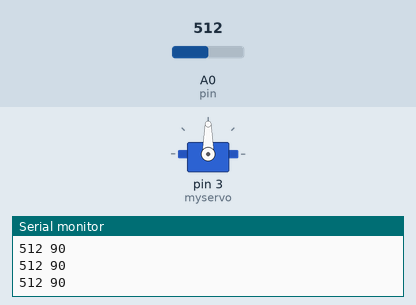
Bench run of a sketch on a simulated Arduino Uno, built with avr-gcc and run on an emulated ATmega328P. On the bench: servo, the last lines printed to the serial monitor. Inputs (shaded band) come from the test bench; at power-on: A0 (pin) = 512.

Above: at 1.2 s.
1.3 s: A0 (pin) set to 716
At 2.5 s:
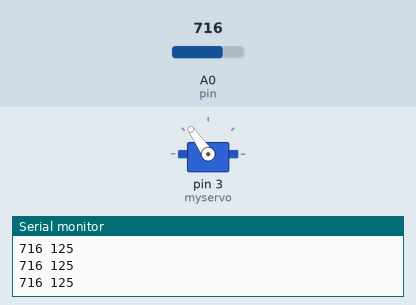
2.9 s: A0 (pin) set to 900
At 3.9 s:
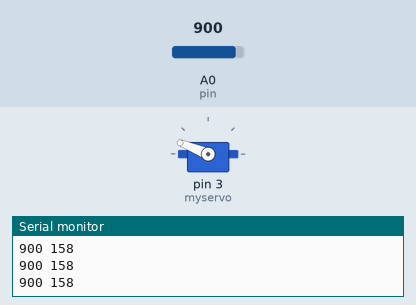
4.5 s: A0 (pin) set to 1023
At 5.3 s:
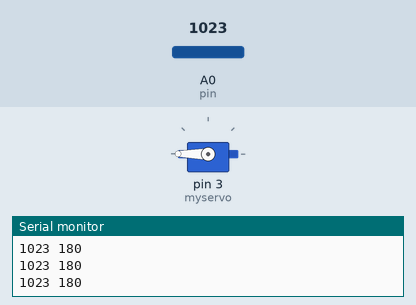
6.1 s: A0 (pin) set to 306
At 6.7 s:
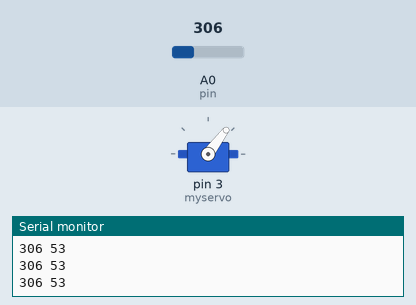
7.7 s: A0 (pin) set to 122
At 9.0 s:
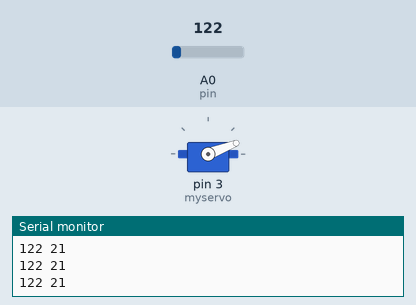
9.3 s: A0 (pin) set to 0
At 10.6 s:
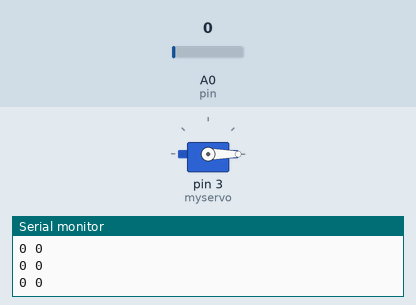
Timing chart, 0 to 11.9 s (numbered marks = the images above; inputs shaded):
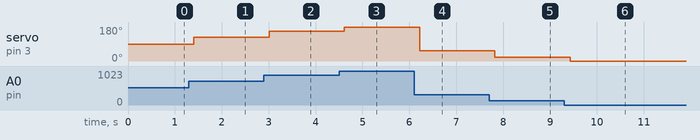

Measured:
- after the input at 1.3 s, servo on pin 3 (myservo): 90° → 125° after 0.10 s
- after the input at 2.9 s, servo on pin 3 (myservo): 125° → 158° after 0.11 s
- after the input at 4.5 s, servo on pin 3 (myservo): 158° → 180° after 0.11 s
- after the input at 6.1 s, servo on pin 3 (myservo): 180° → 53° after 0.12 s
- after the input at 7.7 s, servo on pin 3 (myservo): 53° → 21° after 0.12 s
- after the input at 9.3 s, servo on pin 3 (myservo): 21° → 0° after 0.13 s

The sketch:

Servo_Potentiometer.ino
```cpp
#include <Servo.h>

Servo myservo;  // create servo object to control a servo

int pin = A0;  // analog pin used to connect the potentiometer
int val;    // variable to read  analog pin

void setup() {

  Serial.begin(9600);          //  setup serial
  myservo.attach(3);  // attaches the servo on pin 9 to the servo object
}

void loop() {

  val = analogRead(pin);            // reads the potentiometer
  Serial.print(val);
  Serial.print(" ");
  val = map(val, 0, 1023, 0, 180);     // scale it to use it with the servo (value between 0 and 180)
  myservo.write(val);                  // sets the servo position according to the scaled value

  Serial.print(val);
  Serial.println();
  delay(200);                           // waits for the servo to get there
}
```
